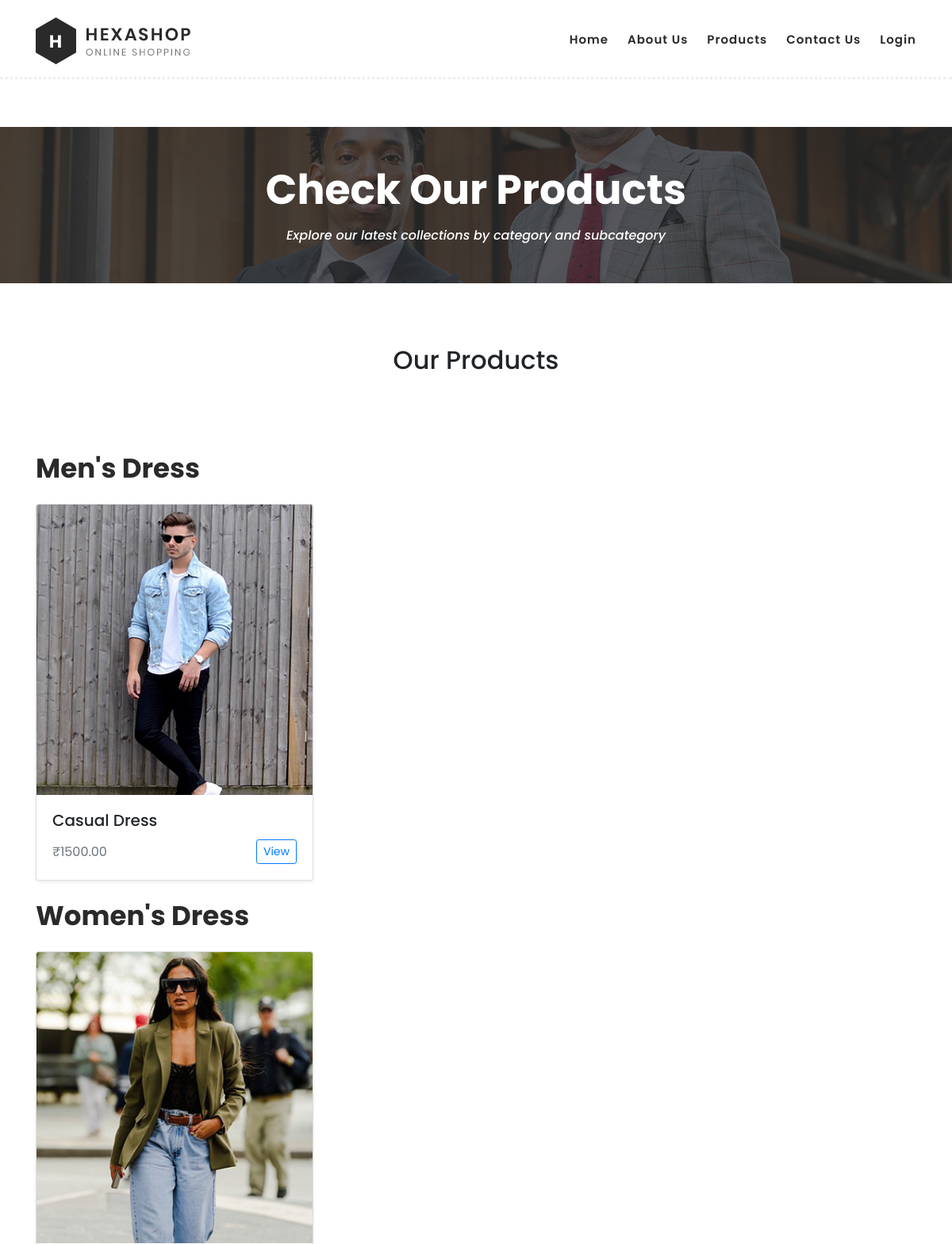
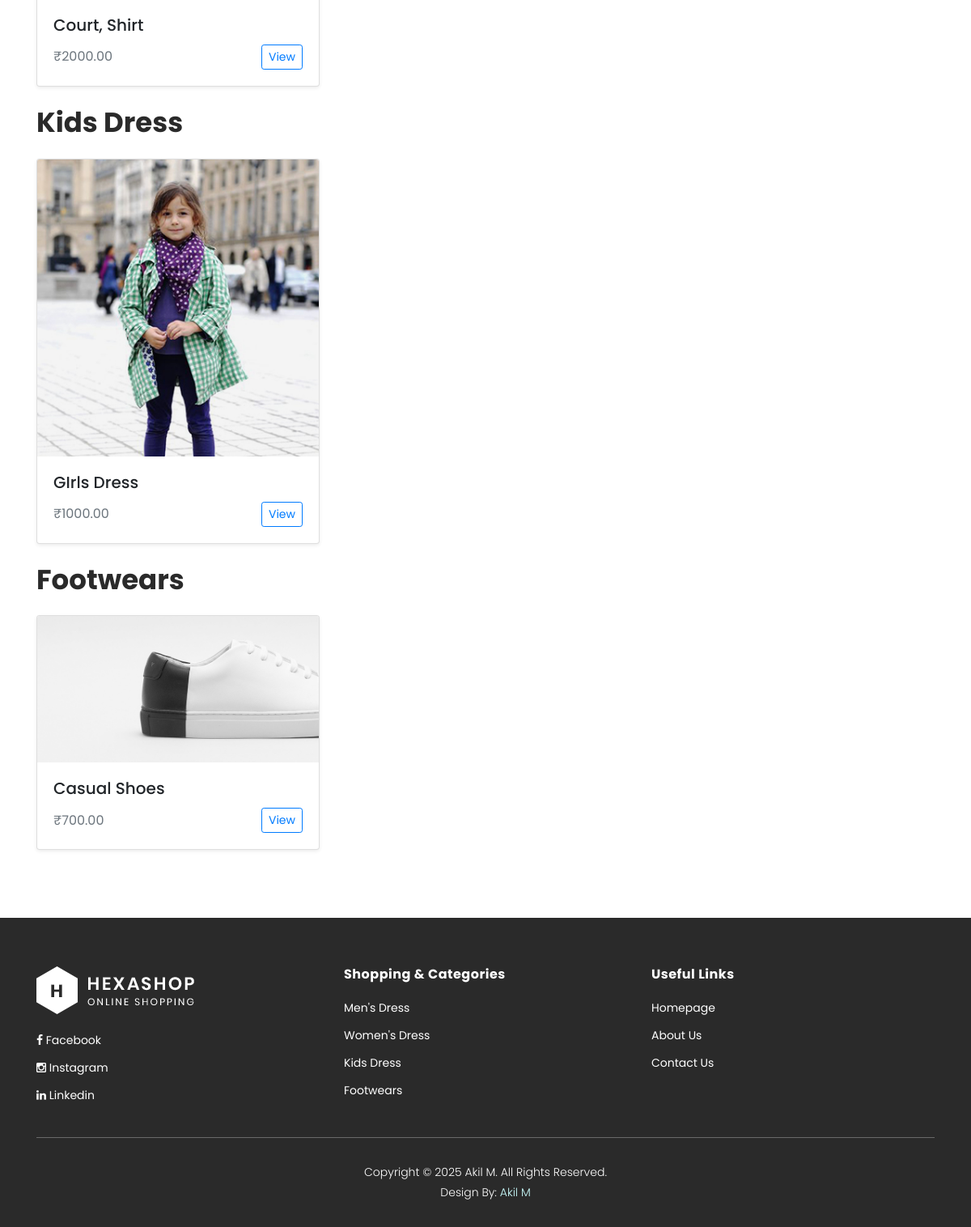
Screenshot of /products/ with the database file from the repository (2 pictures, top to bottom).
### store/models.py (models this page shows, shortened)
class Category(models.Model):
    name = models.CharField(max_length=100)
    image = models.ImageField(upload_to='category_images/', blank=True, null=True)  # Optional image

class Dress(models.Model):
    subcategory = models.ForeignKey(SubCategory, on_delete=models.CASCADE, default=1)  # ✅ Requires SubCategory with id=1
    name = models.CharField(max_length=200)
    description = models.TextField()
    price = models.DecimalField(max_digits=10, decimal_places=2)
    image = models.ImageField(upload_to='dresses/')  # Required

### store/views.py (the view)
# urls.py: path('products/', views.products, name='products'),
def products(request):
    categories = Category.objects.all()
    category_dresses = {}
    for category in categories:
        dresses = Dress.objects.filter(subcategory__category=category)
        category_dresses[category] = dresses
    return render(request, 'products.html', {'categories': categories,
    'category_dresses': category_dresses})

### store/context_processors.py (called while the page is built)
def categories_processor(request):
    return {
        'categories': Category.objects.order_by('-id')[:4]
    }

### store/templates/products.html (shortened to what this page needs)
{% load static %}
<!DOCTYPE html>
<html lang="en">
<head>
</head>
<body>
  {% include 'partials/header.html' %}
  <div class="page-heading" id="top">
    <div class="container">
      <div class="row">
        <div class="col-lg-12">
          <div class="inner-content text-center py-5">
            <h2>Check Our Products</h2>
            <span>Explore our latest collections by category and subcategory</span>
          </div>
        </div>
      </div>
    </div>
  </div>
  <div class="container py-5">
    <h2 class="text-center mb-5">Our Products</h2>
  </div>
{% for category, dresses in category_dresses.items %}
<section class="section">
        <div class="container">
            <div class="row">
                <div class="col-lg-6">
                    <div class="section-heading">
                        <h2>{{ category.name }}</h2>
                    </div>
                </div>
            </div>
        </div> <br>
    <div class="container">
        <div class="row">
            {% for dress in dresses %}
            <div class="col-md-4">
                <div class="card mb-4 shadow-sm">
                    {% if dress.image %}
                    <a href="{% url 'single_product' dress.id %}"><img src="{{ dress.image.url }}" class="card-img-top" alt="{{ dress.name }}"></a>
                    {% endif %}
                    <div class="card-body">
                        <h5 class="card-title">{{ dress.name }}</h5>
                        <div class="d-flex justify-content-between align-items-center">
                            <span class="text-muted">₹{{ dress.price }}</span>
                            <a href="{% url 'single_product' dress.id %}" class="btn btn-sm btn-outline-primary">View</a>
                        </div>
                    </div>
                </div>
            </div>
            {% endfor %}
        </div>
    </div>
</section>
{% endfor %}
  {% include 'partials/footer.html' %}
</body>
</html>

### store/templates/partials/footer.html (shortened to what this page needs)
{% load static %}
<!DOCTYPE html>
<html lang="en">
<footer>
        <div class="container">
            <div class="row">
                <div class="col-lg-4">
                    <div class="first-item">
                        <div class="logo">
                            <img src="{% static 'images/white-logo.png' %}" alt="hexashop ecommerce templatemo">
                        </div>
                        <ul>
                            <li><a href="#"><i class="fa fa-facebook"></i> Facebook</a></li>
                            <li><a href="#"><i class="fa fa-instagram"></i> Instagram</a></li>
                            <li><a href="#"><i class="fa fa-linkedin"></i> Linkedin</a></li>
                        </ul>
                    </div>
                </div>
                <div class="col-lg-4">
                    <h4>Shopping &amp; Categories</h4>
                    {% for category in categories %}
                    <ul>
                        <li><a href="{% url 'category_detail' category.id %}">{{ category.name }}</a></li>
                    </ul>
                    {% endfor %}
                </div>
                <div class="col-lg-4">
                    <h4>Useful Links</h4>
                    <ul>
                        <li><a href="/">Homepage</a></li>
                        <li><a href="{% url 'about' %}">About Us</a></li>
                        <li><a href="{% url 'contact' %}">Contact Us</a></li>
                    </ul>
                </div>
                <div class="col-lg-12">
                    <div class="under-footer">
                        <p>Copyright © 2025 Akil M. All Rights Reserved.
                        <br>Design By: <a href="#" target="_parent" title="free css templates">Akil M</a>
                    </div>
                </div>
            </div>
        </div>
    </footer>
</html>

### store/static/css/templatemo-hexashop.css (style rules this page uses)
html, body, div, span, applet, object, iframe, h1, h2, h3, h4, h5, h6, p, blockquote, div pre, a, abbr, acronym, address, big, cite, code, del, dfn, em, font, img, ins, kbd, q, s, samp, small, strike, strong, sub, sup, tt, var, b, u, i, center, dl, dt, dd, ol, ul, li, figure, header, nav, section, article, aside, footer, figcaption { margin: 0; padding: 0; border: 0; outline: 0; }
ul, li { padding: 0; margin: 0; list-style: none; }
header, nav, section, article, aside, footer, hgroup { display: block; }
* { box-sizing: border-box; }
html, body { font-family: 'Poppins', sans-serif; font-weight: 400; background-color: #fff; font-size: 16px; -ms-text-size-adjust: 100%; -webkit-font-smoothing: antialiased; -moz-osx-font-smoothing: grayscale; }
a { text-decoration: none !important; }
h1, h2, h3, h4, h5, h6 { margin-top: 0px; margin-bottom: 0px; }
ul { margin-bottom: 0px; }
p { font-size: 14px; line-height: 25px; color: #2a2a2a; }
html, body { background: #fff; font-family: 'Poppins', sans-serif; }
.section-heading h2 { font-size: 34px; font-weight: 700; color: #2a2a2a; }
footer { margin-top: 60px; padding: 60px 0px 30px 0px; background-color: #2a2a2a; }
footer .logo { margin-bottom: 20px; }
footer ul li { display: block; margin-bottom: 10px; }
footer ul li a { font-size: 14px; color: #fff; transition: all .3s; }
footer h4 { letter-spacing: 0.5px; font-size: 16px; color: #fff; font-weight: 700; margin-bottom: 20px; }
footer .under-footer { margin-top: 30px; padding-top: 30px; text-align: center; border-top: 1px solid rgba(250,250,250,0.3); }
footer .under-footer p { color: #fff; font-size: 14px; font-weight: 300; }
footer .under-footer a { color: #cff; }
.page-heading { margin-top: 160px; margin-bottom: 30px; background-image: url(../images/products-page-heading.jpg); background-position: center center; background-size: cover; background-repeat: no-repeat; }
.page-heading .inner-content { padding: 150px 0px; text-align: center; }
.page-heading .inner-content h2 { font-size: 52px; color: #fff; font-weight: 700; margin-bottom: 15px; }
.page-heading .inner-content span { font-size: 16px; font-weight: 500; color: #fff; font-style: italic; }

### rows the page displays
Category: name "Men's Dress"
Dress: image (picture), name "Casual Dress", price "1500.00"
Category: name "Women's Dress"
Dress: image (picture), name "Court, Shirt", price "2000.00"
Category: name "Kids Dress"
Dress: image (picture), name "GIrls Dress", price "1000.00"
Category: name "Footwears"
Dress: image (picture), name "Casual Shoes", price "700.00"
